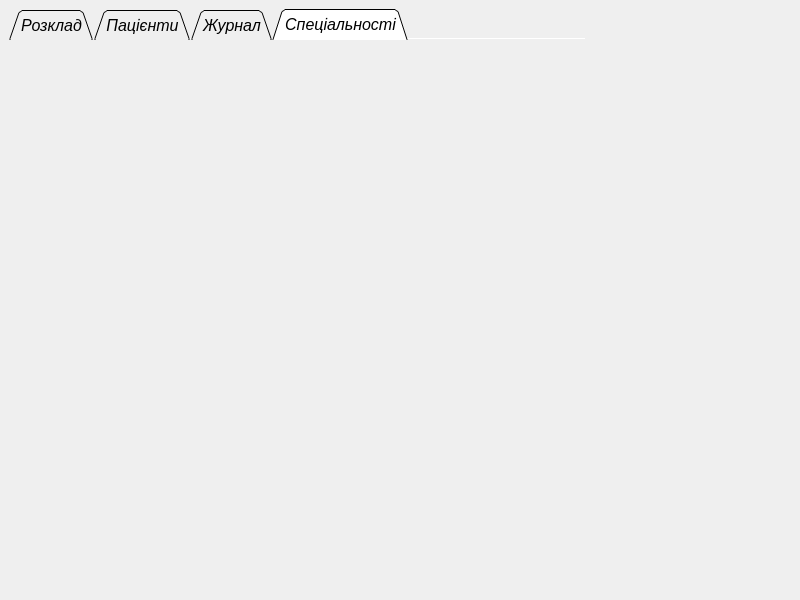
<?xml version="1.0" encoding="UTF-8"?>
<ui version="4.0">
 <class>MainWindow</class>
 <widget class="QMainWindow" name="MainWindow">
  <property name="geometry">
   <rect>
    <x>0</x>
    <y>0</y>
    <width>800</width>
    <height>600</height>
   </rect>
  </property>
  <property name="windowTitle">
   <string>MainWindow</string>
  </property>
  <widget class="QWidget" name="centralwidget">
   <property name="minimumSize">
    <size>
     <width>700</width>
     <height>450</height>
    </size>
   </property>
   <layout class="QHBoxLayout" name="horizontalLayout">
    <item>
     <widget class="QTabWidget" name="listWidgets">
      <property name="minimumSize">
       <size>
        <width>105</width>
        <height>109</height>
       </size>
      </property>
      <property name="font">
       <font>
        <pointsize>12</pointsize>
        <weight>50</weight>
        <italic>true</italic>
        <bold>false</bold>
        <underline>false</underline>
        <kerning>true</kerning>
       </font>
      </property>
      <property name="cursor">
       <cursorShape>PointingHandCursor</cursorShape>
      </property>
      <property name="mouseTracking">
       <bool>false</bool>
      </property>
      <property name="tabletTracking">
       <bool>false</bool>
      </property>
      <property name="autoFillBackground">
       <bool>false</bool>
      </property>
      <property name="tabPosition">
       <enum>QTabWidget::North</enum>
      </property>
      <property name="tabShape">
       <enum>QTabWidget::Triangular</enum>
      </property>
      <property name="currentIndex">
       <number>3</number>
      </property>
      <property name="elideMode">
       <enum>Qt::ElideNone</enum>
      </property>
      <property name="documentMode">
       <bool>true</bool>
      </property>
      <property name="tabsClosable">
       <bool>false</bool>
      </property>
      <property name="movable">
       <bool>true</bool>
      </property>
      <property name="tabBarAutoHide">
       <bool>true</bool>
      </property>
      <widget class="QWidget" name="tabShadow">
       <property name="font">
        <font>
         <family>Arial</family>
        </font>
       </property>
       <property name="cursor">
        <cursorShape>ArrowCursor</cursorShape>
       </property>
       <attribute name="title">
        <string>Розклад</string>
       </attribute>
      </widget>
      <widget class="QWidget" name="tabPatients">
       <property name="cursor">
        <cursorShape>ArrowCursor</cursorShape>
       </property>
       <attribute name="title">
        <string>Пацієнти</string>
       </attribute>
      </widget>
      <widget class="QWidget" name="tabRegister">
       <property name="cursor">
        <cursorShape>ArrowCursor</cursorShape>
       </property>
       <attribute name="title">
        <string>Журнал</string>
       </attribute>
      </widget>
      <widget class="QWidget" name="tabSpecialty">
       <property name="cursor">
        <cursorShape>ArrowCursor</cursorShape>
       </property>
       <attribute name="title">
        <string>Спеціальності</string>
       </attribute>
      </widget>
     </widget>
    </item>
    <item>
     <widget class="QWidget" name="widgetUserInfo" native="true">
      <property name="minimumSize">
       <size>
        <width>200</width>
        <height>0</height>
       </size>
      </property>
     </widget>
    </item>
   </layout>
  </widget>
 </widget>
 <resources/>
 <connections/>
</ui>
